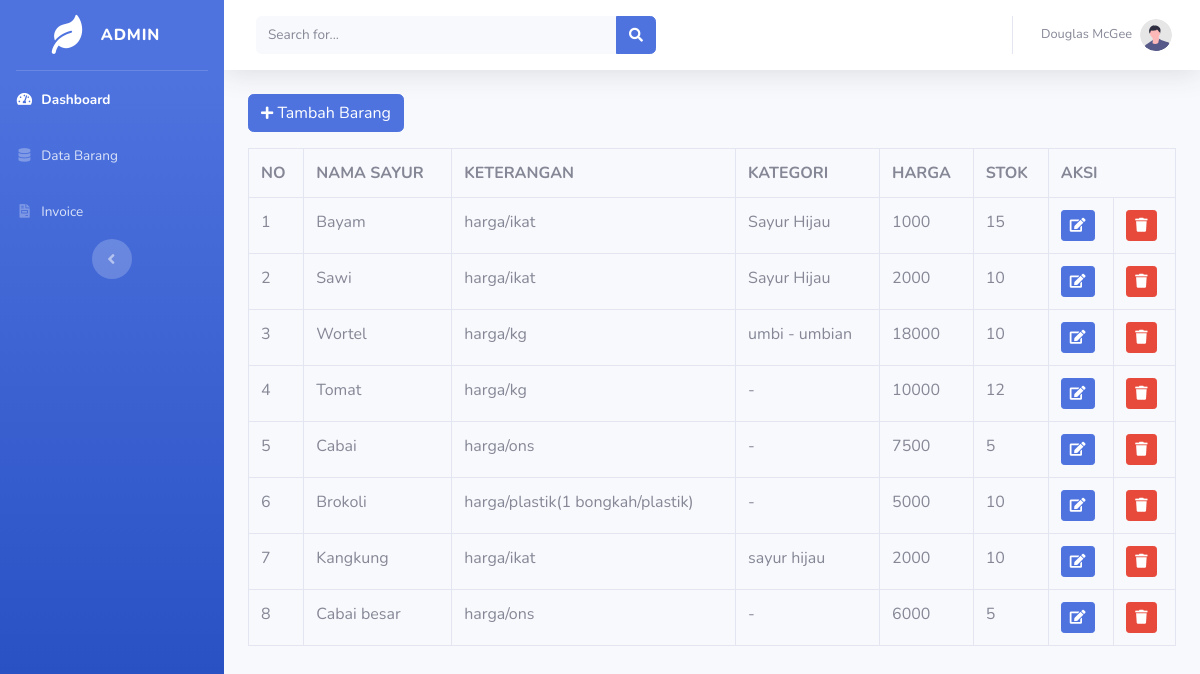
The app's page /toko_online/index.php/admin/data_barang, older data.
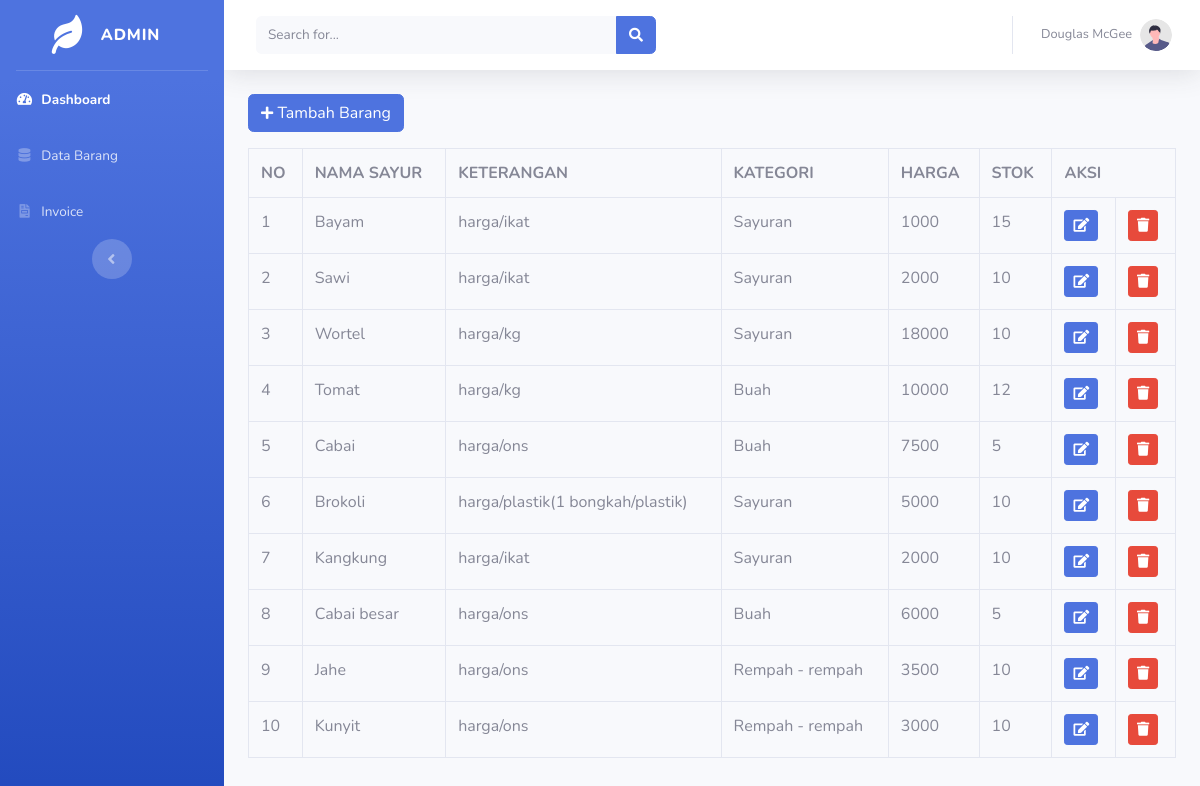
The same page, newer data.
### tables this page shows
CREATE TABLE `sayuran` (
  `id_sayuran` int(11) NOT NULL,
  `nama_sayuran` varchar(120) NOT NULL,
  `keterangan` varchar(225) NOT NULL,
  `kategori` varchar(60) NOT NULL,
  `harga` int(11) NOT NULL,
  `stok` int(4) NOT NULL,
  `gambar` text NOT NULL
);

### toko_online/application/controllers/admin/data_barang.php (called while the page is built, shortened)
<?php
class data_barang extends CI_Controller{
	public function index()
{
		$data['barang'] = $this->model_barang->tampil_data()->result();
		$this->load->view('templates_admin/header');
        $this->load->view('templates_admin/sidebar');
        $this->load->view('admin/data_barang', $data);
        $this->load->view('templates/footer');
}
}

### toko_online/index.php (called while the page is built, shortened)
<?php
require_once BASEPATH.'core/CodeIgniter.php';

### toko_online/application/models/model_barang.php (called while the page is built, shortened)
<?php
class model_barang extends CI_model{
	public function tampil_data(){
		return $this->db->get('sayuran');
	}
}

### toko_online/application/views/admin/data_barang.php (the view, shortened to what this page needs)
<div class="container-fluid">
	<button type="button" class="btn btn-primary mb-3" data-toggle="modal" data-target="#tambah_barang">
		<i class="fas fa-plus fa-sm"></i> Tambah Barang</button>
	<table class="table table-bordered">
	<tr>
		<th>NO</th>
		<th>NAMA SAYUR</th>
		<th>KETERANGAN</th>
		<th>KATEGORI</th>
		<th>HARGA</th>
		<th>STOK</th>
		<th colspan="3">AKSI</th>
	</tr>
	<?php
	$no=1;
	foreach ($barang as $brg) : ?>
		<tr>
			<td><?php echo $no++ ?></td>
			<td><?php echo $brg->nama_sayuran ?></td>
			<td><?php echo $brg->keterangan ?></td>
			<td><?php echo $brg->kategori ?></td>
			<td><?php echo $brg->harga ?></td>
			<td><?php echo $brg->stok ?></td>
			<td><?php echo anchor('admin/data_barang/edit/' .$brg->id_sayuran, '<div class="btn btn-primary btn-sm"><i class="fa fa-edit"></i></div>') ?></td>
			<td><?php echo anchor('admin/data_barang/hapus/' .$brg->id_sayuran, '<div class="btn btn-danger btn-sm"><i class="fa fa-trash"></i></div>') ?></td>
		</tr>
	<?php endforeach; ?>
	</table>
</div>

Row changes from the older to the newer data that the page shows:
changed sayuran "Bayam": kategori "Sayur Hijau" → "Sayuran"
changed sayuran "Sawi": kategori "Sayur Hijau" → "Sayuran"
changed sayuran "Wortel": kategori "umbi - umbian" → "Sayuran"
changed sayuran "Tomat": kategori "-" → "Buah"
changed sayuran "Cabai": kategori "-" → "Buah"
changed sayuran "Brokoli": kategori "-" → "Sayuran"
changed sayuran "Kangkung": kategori "sayur hijau" → "Sayuran"
changed sayuran "Cabai besar": kategori "-" → "Buah"
added sayuran: nama_sayuran "Jahe", keterangan "harga/ons", kategori "Rempah - rempah", harga "3500", stok "10"
added sayuran: nama_sayuran "Kunyit", keterangan "harga/ons", kategori "Rempah - rempah", harga "3000", stok "10"
